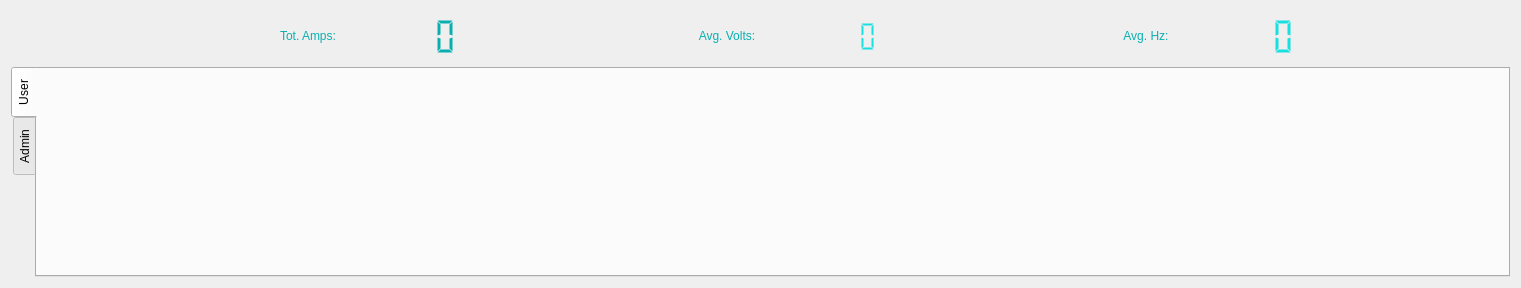
<?xml version="1.0" encoding="UTF-8"?>
<ui version="4.0">
 <class>pwr</class>
 <widget class="QWidget" name="pwr">
  <property name="geometry">
   <rect>
    <x>0</x>
    <y>0</y>
    <width>1521</width>
    <height>288</height>
   </rect>
  </property>
  <property name="windowTitle">
   <string>pwrGUI</string>
  </property>
  <property name="windowIcon">
   <iconset resource="../../resources/magaox.qrc">
    <normaloff>:/icons/power-plug.png</normaloff>:/icons/power-plug.png</iconset>
  </property>
  <layout class="QGridLayout" name="gridLayout">
   <item row="1" column="0">
    <layout class="QVBoxLayout" name="verticalLayout" stretch="2,8">
     <item>
      <layout class="QHBoxLayout" name="layoutValues" stretch="0,100,100,100">
       <item>
        <spacer name="horizontalSpacer">
         <property name="orientation">
          <enum>Qt::Horizontal</enum>
         </property>
         <property name="sizeType">
          <enum>QSizePolicy::Fixed</enum>
         </property>
         <property name="sizeHint" stdset="0">
          <size>
           <width>40</width>
           <height>20</height>
          </size>
         </property>
        </spacer>
       </item>
       <item>
        <layout class="QHBoxLayout" name="layoutAmps" stretch="1,2">
         <item>
          <widget class="QLabel" name="labelCurrent">
           <property name="sizePolicy">
            <sizepolicy hsizetype="Preferred" vsizetype="Maximum">
             <horstretch>0</horstretch>
             <verstretch>0</verstretch>
            </sizepolicy>
           </property>
           <property name="maximumSize">
            <size>
             <width>100</width>
             <height>50</height>
            </size>
           </property>
           <property name="palette">
            <palette>
             <active>
              <colorrole role="WindowText">
               <brush brushstyle="SolidPattern">
                <color alpha="255">
                 <red>9</red>
                 <green>175</green>
                 <blue>175</blue>
                </color>
               </brush>
              </colorrole>
             </active>
             <inactive>
              <colorrole role="WindowText">
               <brush brushstyle="SolidPattern">
                <color alpha="255">
                 <red>9</red>
                 <green>175</green>
                 <blue>175</blue>
                </color>
               </brush>
              </colorrole>
             </inactive>
             <disabled>
              <colorrole role="WindowText">
               <brush brushstyle="SolidPattern">
                <color alpha="255">
                 <red>96</red>
                 <green>95</green>
                 <blue>94</blue>
                </color>
               </brush>
              </colorrole>
             </disabled>
            </palette>
           </property>
           <property name="text">
            <string>Tot. Amps:</string>
           </property>
           <property name="alignment">
            <set>Qt::AlignCenter</set>
           </property>
          </widget>
         </item>
         <item>
          <widget class="QLCDNumber" name="totalCurrent">
           <property name="sizePolicy">
            <sizepolicy hsizetype="Minimum" vsizetype="Maximum">
             <horstretch>0</horstretch>
             <verstretch>0</verstretch>
            </sizepolicy>
           </property>
           <property name="minimumSize">
            <size>
             <width>0</width>
             <height>50</height>
            </size>
           </property>
           <property name="maximumSize">
            <size>
             <width>100</width>
             <height>50</height>
            </size>
           </property>
           <property name="palette">
            <palette>
             <active>
              <colorrole role="WindowText">
               <brush brushstyle="SolidPattern">
                <color alpha="255">
                 <red>9</red>
                 <green>175</green>
                 <blue>175</blue>
                </color>
               </brush>
              </colorrole>
              <colorrole role="Button">
               <brush brushstyle="SolidPattern">
                <color alpha="0">
                 <red>64</red>
                 <green>63</green>
                 <blue>62</blue>
                </color>
               </brush>
              </colorrole>
              <colorrole role="Light">
               <brush brushstyle="SolidPattern">
                <color alpha="0">
                 <red>4</red>
                 <green>3</green>
                 <blue>3</blue>
                </color>
               </brush>
              </colorrole>
              <colorrole role="Midlight">
               <brush brushstyle="SolidPattern">
                <color alpha="0">
                 <red>61</red>
                 <green>60</green>
                 <blue>60</blue>
                </color>
               </brush>
              </colorrole>
              <colorrole role="Dark">
               <brush brushstyle="SolidPattern">
                <color alpha="0">
                 <red>28</red>
                 <green>25</green>
                 <blue>16</blue>
                </color>
               </brush>
              </colorrole>
              <colorrole role="Text">
               <brush brushstyle="SolidPattern">
                <color alpha="255">
                 <red>212</red>
                 <green>210</green>
                 <blue>207</blue>
                </color>
               </brush>
              </colorrole>
              <colorrole role="ButtonText">
               <brush brushstyle="SolidPattern">
                <color alpha="255">
                 <red>232</red>
                 <green>230</green>
                 <blue>227</blue>
                </color>
               </brush>
              </colorrole>
              <colorrole role="Base">
               <brush brushstyle="SolidPattern">
                <color alpha="255">
                 <red>32</red>
                 <green>31</green>
                 <blue>31</blue>
                </color>
               </brush>
              </colorrole>
              <colorrole role="Window">
               <brush brushstyle="SolidPattern">
                <color alpha="0">
                 <red>30</red>
                 <green>29</green>
                 <blue>29</blue>
                </color>
               </brush>
              </colorrole>
              <colorrole role="PlaceholderText">
               <brush brushstyle="NoBrush">
                <color alpha="128">
                 <red>212</red>
                 <green>210</green>
                 <blue>207</blue>
                </color>
               </brush>
              </colorrole>
             </active>
             <inactive>
              <colorrole role="WindowText">
               <brush brushstyle="SolidPattern">
                <color alpha="255">
                 <red>9</red>
                 <green>175</green>
                 <blue>175</blue>
                </color>
               </brush>
              </colorrole>
              <colorrole role="Button">
               <brush brushstyle="SolidPattern">
                <color alpha="0">
                 <red>64</red>
                 <green>63</green>
                 <blue>62</blue>
                </color>
               </brush>
              </colorrole>
              <colorrole role="Light">
               <brush brushstyle="SolidPattern">
                <color alpha="0">
                 <red>4</red>
                 <green>3</green>
                 <blue>3</blue>
                </color>
               </brush>
              </colorrole>
              <colorrole role="Midlight">
               <brush brushstyle="SolidPattern">
                <color alpha="0">
                 <red>61</red>
                 <green>60</green>
                 <blue>60</blue>
                </color>
               </brush>
              </colorrole>
              <colorrole role="Dark">
               <brush brushstyle="SolidPattern">
                <color alpha="0">
                 <red>28</red>
                 <green>25</green>
                 <blue>16</blue>
                </color>
               </brush>
              </colorrole>
              <colorrole role="Text">
               <brush brushstyle="SolidPattern">
                <color alpha="255">
                 <red>212</red>
                 <green>210</green>
                 <blue>207</blue>
                </color>
               </brush>
              </colorrole>
              <colorrole role="ButtonText">
               <brush brushstyle="SolidPattern">
                <color alpha="255">
                 <red>232</red>
                 <green>230</green>
                 <blue>227</blue>
                </color>
               </brush>
              </colorrole>
              <colorrole role="Base">
               <brush brushstyle="SolidPattern">
                <color alpha="255">
                 <red>32</red>
                 <green>31</green>
                 <blue>31</blue>
                </color>
               </brush>
              </colorrole>
              <colorrole role="Window">
               <brush brushstyle="SolidPattern">
                <color alpha="0">
                 <red>30</red>
                 <green>29</green>
                 <blue>29</blue>
                </color>
               </brush>
              </colorrole>
              <colorrole role="PlaceholderText">
               <brush brushstyle="NoBrush">
                <color alpha="128">
                 <red>212</red>
                 <green>210</green>
                 <blue>207</blue>
                </color>
               </brush>
              </colorrole>
             </inactive>
             <disabled>
              <colorrole role="WindowText">
               <brush brushstyle="SolidPattern">
                <color alpha="0">
                 <red>28</red>
                 <green>25</green>
                 <blue>16</blue>
                </color>
               </brush>
              </colorrole>
              <colorrole role="Button">
               <brush brushstyle="SolidPattern">
                <color alpha="0">
                 <red>64</red>
                 <green>63</green>
                 <blue>62</blue>
                </color>
               </brush>
              </colorrole>
              <colorrole role="Light">
               <brush brushstyle="SolidPattern">
                <color alpha="0">
                 <red>4</red>
                 <green>3</green>
                 <blue>3</blue>
                </color>
               </brush>
              </colorrole>
              <colorrole role="Midlight">
               <brush brushstyle="SolidPattern">
                <color alpha="0">
                 <red>61</red>
                 <green>60</green>
                 <blue>60</blue>
                </color>
               </brush>
              </colorrole>
              <colorrole role="Dark">
               <brush brushstyle="SolidPattern">
                <color alpha="0">
                 <red>28</red>
                 <green>25</green>
                 <blue>16</blue>
                </color>
               </brush>
              </colorrole>
              <colorrole role="Text">
               <brush brushstyle="SolidPattern">
                <color alpha="0">
                 <red>28</red>
                 <green>25</green>
                 <blue>16</blue>
                </color>
               </brush>
              </colorrole>
              <colorrole role="ButtonText">
               <brush brushstyle="SolidPattern">
                <color alpha="0">
                 <red>28</red>
                 <green>25</green>
                 <blue>16</blue>
                </color>
               </brush>
              </colorrole>
              <colorrole role="Base">
               <brush brushstyle="SolidPattern">
                <color alpha="0">
                 <red>30</red>
                 <green>29</green>
                 <blue>29</blue>
                </color>
               </brush>
              </colorrole>
              <colorrole role="Window">
               <brush brushstyle="SolidPattern">
                <color alpha="0">
                 <red>30</red>
                 <green>29</green>
                 <blue>29</blue>
                </color>
               </brush>
              </colorrole>
              <colorrole role="PlaceholderText">
               <brush brushstyle="NoBrush">
                <color alpha="128">
                 <red>212</red>
                 <green>210</green>
                 <blue>207</blue>
                </color>
               </brush>
              </colorrole>
             </disabled>
            </palette>
           </property>
           <property name="smallDecimalPoint">
            <bool>true</bool>
           </property>
           <property name="digitCount">
            <number>4</number>
           </property>
           <property name="segmentStyle">
            <enum>QLCDNumber::Filled</enum>
           </property>
           <property name="value" stdset="0">
            <double>0.000000000000000</double>
           </property>
           <property name="intValue" stdset="0">
            <number>0</number>
           </property>
          </widget>
         </item>
        </layout>
       </item>
       <item>
        <layout class="QHBoxLayout" name="layoutVolts" stretch="1,2">
         <item>
          <widget class="QLabel" name="labelVoltage">
           <property name="sizePolicy">
            <sizepolicy hsizetype="Preferred" vsizetype="Maximum">
             <horstretch>0</horstretch>
             <verstretch>0</verstretch>
            </sizepolicy>
           </property>
           <property name="maximumSize">
            <size>
             <width>100</width>
             <height>50</height>
            </size>
           </property>
           <property name="palette">
            <palette>
             <active>
              <colorrole role="WindowText">
               <brush brushstyle="SolidPattern">
                <color alpha="255">
                 <red>9</red>
                 <green>175</green>
                 <blue>175</blue>
                </color>
               </brush>
              </colorrole>
             </active>
             <inactive>
              <colorrole role="WindowText">
               <brush brushstyle="SolidPattern">
                <color alpha="255">
                 <red>9</red>
                 <green>175</green>
                 <blue>175</blue>
                </color>
               </brush>
              </colorrole>
             </inactive>
             <disabled>
              <colorrole role="WindowText">
               <brush brushstyle="SolidPattern">
                <color alpha="255">
                 <red>96</red>
                 <green>95</green>
                 <blue>94</blue>
                </color>
               </brush>
              </colorrole>
             </disabled>
            </palette>
           </property>
           <property name="text">
            <string>Avg. Volts:</string>
           </property>
           <property name="alignment">
            <set>Qt::AlignCenter</set>
           </property>
          </widget>
         </item>
         <item>
          <widget class="QLCDNumber" name="averageVoltage">
           <property name="sizePolicy">
            <sizepolicy hsizetype="Minimum" vsizetype="Maximum">
             <horstretch>0</horstretch>
             <verstretch>0</verstretch>
            </sizepolicy>
           </property>
           <property name="minimumSize">
            <size>
             <width>0</width>
             <height>50</height>
            </size>
           </property>
           <property name="maximumSize">
            <size>
             <width>100</width>
             <height>50</height>
            </size>
           </property>
           <property name="palette">
            <palette>
             <active>
              <colorrole role="WindowText">
               <brush brushstyle="SolidPattern">
                <color alpha="255">
                 <red>24</red>
                 <green>224</green>
                 <blue>224</blue>
                </color>
               </brush>
              </colorrole>
              <colorrole role="Button">
               <brush brushstyle="SolidPattern">
                <color alpha="0">
                 <red>64</red>
                 <green>63</green>
                 <blue>62</blue>
                </color>
               </brush>
              </colorrole>
              <colorrole role="Light">
               <brush brushstyle="SolidPattern">
                <color alpha="0">
                 <red>4</red>
                 <green>3</green>
                 <blue>3</blue>
                </color>
               </brush>
              </colorrole>
              <colorrole role="Midlight">
               <brush brushstyle="SolidPattern">
                <color alpha="0">
                 <red>61</red>
                 <green>60</green>
                 <blue>60</blue>
                </color>
               </brush>
              </colorrole>
              <colorrole role="Dark">
               <brush brushstyle="SolidPattern">
                <color alpha="0">
                 <red>28</red>
                 <green>25</green>
                 <blue>16</blue>
                </color>
               </brush>
              </colorrole>
              <colorrole role="Text">
               <brush brushstyle="SolidPattern">
                <color alpha="255">
                 <red>212</red>
                 <green>210</green>
                 <blue>207</blue>
                </color>
               </brush>
              </colorrole>
              <colorrole role="ButtonText">
               <brush brushstyle="SolidPattern">
                <color alpha="255">
                 <red>232</red>
                 <green>230</green>
                 <blue>227</blue>
                </color>
               </brush>
              </colorrole>
              <colorrole role="Base">
               <brush brushstyle="SolidPattern">
                <color alpha="255">
                 <red>32</red>
                 <green>31</green>
                 <blue>31</blue>
                </color>
               </brush>
              </colorrole>
              <colorrole role="Window">
               <brush brushstyle="SolidPattern">
                <color alpha="0">
                 <red>30</red>
                 <green>29</green>
                 <blue>29</blue>
                </color>
               </brush>
              </colorrole>
              <colorrole role="PlaceholderText">
               <brush brushstyle="NoBrush">
                <color alpha="128">
                 <red>212</red>
                 <green>210</green>
                 <blue>207</blue>
                </color>
               </brush>
              </colorrole>
             </active>
             <inactive>
              <colorrole role="WindowText">
               <brush brushstyle="SolidPattern">
                <color alpha="255">
                 <red>24</red>
                 <green>224</green>
                 <blue>224</blue>
                </color>
               </brush>
              </colorrole>
              <colorrole role="Button">
               <brush brushstyle="SolidPattern">
                <color alpha="0">
                 <red>64</red>
                 <green>63</green>
                 <blue>62</blue>
                </color>
               </brush>
              </colorrole>
              <colorrole role="Light">
               <brush brushstyle="SolidPattern">
                <color alpha="0">
                 <red>4</red>
                 <green>3</green>
                 <blue>3</blue>
                </color>
               </brush>
              </colorrole>
              <colorrole role="Midlight">
               <brush brushstyle="SolidPattern">
                <color alpha="0">
                 <red>61</red>
                 <green>60</green>
                 <blue>60</blue>
                </color>
               </brush>
              </colorrole>
              <colorrole role="Dark">
               <brush brushstyle="SolidPattern">
                <color alpha="0">
                 <red>28</red>
                 <green>25</green>
                 <blue>16</blue>
                </color>
               </brush>
              </colorrole>
              <colorrole role="Text">
               <brush brushstyle="SolidPattern">
                <color alpha="255">
                 <red>212</red>
                 <green>210</green>
                 <blue>207</blue>
                </color>
               </brush>
              </colorrole>
              <colorrole role="ButtonText">
               <brush brushstyle="SolidPattern">
                <color alpha="255">
                 <red>232</red>
                 <green>230</green>
                 <blue>227</blue>
                </color>
               </brush>
              </colorrole>
              <colorrole role="Base">
               <brush brushstyle="SolidPattern">
                <color alpha="255">
                 <red>32</red>
                 <green>31</green>
                 <blue>31</blue>
                </color>
               </brush>
              </colorrole>
              <colorrole role="Window">
               <brush brushstyle="SolidPattern">
                <color alpha="0">
                 <red>30</red>
                 <green>29</green>
                 <blue>29</blue>
                </color>
               </brush>
              </colorrole>
              <colorrole role="PlaceholderText">
               <brush brushstyle="NoBrush">
                <color alpha="128">
                 <red>212</red>
                 <green>210</green>
                 <blue>207</blue>
                </color>
               </brush>
              </colorrole>
             </inactive>
             <disabled>
              <colorrole role="WindowText">
               <brush brushstyle="SolidPattern">
                <color alpha="0">
                 <red>28</red>
                 <green>25</green>
                 <blue>16</blue>
                </color>
               </brush>
              </colorrole>
              <colorrole role="Button">
               <brush brushstyle="SolidPattern">
                <color alpha="0">
                 <red>64</red>
                 <green>63</green>
                 <blue>62</blue>
                </color>
               </brush>
              </colorrole>
              <colorrole role="Light">
               <brush brushstyle="SolidPattern">
                <color alpha="0">
                 <red>4</red>
                 <green>3</green>
                 <blue>3</blue>
                </color>
               </brush>
              </colorrole>
              <colorrole role="Midlight">
               <brush brushstyle="SolidPattern">
                <color alpha="0">
                 <red>61</red>
                 <green>60</green>
                 <blue>60</blue>
                </color>
               </brush>
              </colorrole>
              <colorrole role="Dark">
               <brush brushstyle="SolidPattern">
                <color alpha="0">
                 <red>28</red>
                 <green>25</green>
                 <blue>16</blue>
                </color>
               </brush>
              </colorrole>
              <colorrole role="Text">
               <brush brushstyle="SolidPattern">
                <color alpha="0">
                 <red>28</red>
                 <green>25</green>
                 <blue>16</blue>
                </color>
               </brush>
              </colorrole>
              <colorrole role="ButtonText">
               <brush brushstyle="SolidPattern">
                <color alpha="0">
                 <red>28</red>
                 <green>25</green>
                 <blue>16</blue>
                </color>
               </brush>
              </colorrole>
              <colorrole role="Base">
               <brush brushstyle="SolidPattern">
                <color alpha="0">
                 <red>30</red>
                 <green>29</green>
                 <blue>29</blue>
                </color>
               </brush>
              </colorrole>
              <colorrole role="Window">
               <brush brushstyle="SolidPattern">
                <color alpha="0">
                 <red>30</red>
                 <green>29</green>
                 <blue>29</blue>
                </color>
               </brush>
              </colorrole>
              <colorrole role="PlaceholderText">
               <brush brushstyle="NoBrush">
                <color alpha="128">
                 <red>212</red>
                 <green>210</green>
                 <blue>207</blue>
                </color>
               </brush>
              </colorrole>
             </disabled>
            </palette>
           </property>
           <property name="smallDecimalPoint">
            <bool>true</bool>
           </property>
           <property name="digitCount">
            <number>5</number>
           </property>
           <property name="segmentStyle">
            <enum>QLCDNumber::Filled</enum>
           </property>
           <property name="value" stdset="0">
            <double>0.000000000000000</double>
           </property>
          </widget>
         </item>
        </layout>
       </item>
       <item>
        <layout class="QHBoxLayout" name="layoutHz" stretch="1,2">
         <item>
          <widget class="QLabel" name="labelFreq">
           <property name="sizePolicy">
            <sizepolicy hsizetype="Preferred" vsizetype="Maximum">
             <horstretch>0</horstretch>
             <verstretch>0</verstretch>
            </sizepolicy>
           </property>
           <property name="maximumSize">
            <size>
             <width>100</width>
             <height>50</height>
            </size>
           </property>
           <property name="palette">
            <palette>
             <active>
              <colorrole role="WindowText">
               <brush brushstyle="SolidPattern">
                <color alpha="255">
                 <red>9</red>
                 <green>175</green>
                 <blue>175</blue>
                </color>
               </brush>
              </colorrole>
             </active>
             <inactive>
              <colorrole role="WindowText">
               <brush brushstyle="SolidPattern">
                <color alpha="255">
                 <red>9</red>
                 <green>175</green>
                 <blue>175</blue>
                </color>
               </brush>
              </colorrole>
             </inactive>
             <disabled>
              <colorrole role="WindowText">
               <brush brushstyle="SolidPattern">
                <color alpha="255">
                 <red>96</red>
                 <green>95</green>
                 <blue>94</blue>
                </color>
               </brush>
              </colorrole>
             </disabled>
            </palette>
           </property>
           <property name="text">
            <string>Avg. Hz:</string>
           </property>
           <property name="alignment">
            <set>Qt::AlignCenter</set>
           </property>
          </widget>
         </item>
         <item>
          <widget class="QLCDNumber" name="averageFrequency">
           <property name="sizePolicy">
            <sizepolicy hsizetype="Minimum" vsizetype="Maximum">
             <horstretch>1</horstretch>
             <verstretch>0</verstretch>
            </sizepolicy>
           </property>
           <property name="minimumSize">
            <size>
             <width>0</width>
             <height>50</height>
            </size>
           </property>
           <property name="maximumSize">
            <size>
             <width>100</width>
             <height>50</height>
            </size>
           </property>
           <property name="palette">
            <palette>
             <active>
              <colorrole role="WindowText">
               <brush brushstyle="SolidPattern">
                <color alpha="255">
                 <red>24</red>
                 <green>224</green>
                 <blue>224</blue>
                </color>
               </brush>
              </colorrole>
              <colorrole role="Button">
               <brush brushstyle="SolidPattern">
                <color alpha="0">
                 <red>64</red>
                 <green>63</green>
                 <blue>62</blue>
                </color>
               </brush>
              </colorrole>
              <colorrole role="Light">
               <brush brushstyle="SolidPattern">
                <color alpha="0">
                 <red>4</red>
                 <green>3</green>
                 <blue>3</blue>
                </color>
               </brush>
              </colorrole>
              <colorrole role="Midlight">
               <brush brushstyle="SolidPattern">
                <color alpha="0">
                 <red>61</red>
                 <green>60</green>
                 <blue>60</blue>
                </color>
               </brush>
              </colorrole>
              <colorrole role="Dark">
               <brush brushstyle="SolidPattern">
                <color alpha="0">
                 <red>28</red>
                 <green>25</green>
                 <blue>16</blue>
                </color>
               </brush>
              </colorrole>
              <colorrole role="Text">
               <brush brushstyle="SolidPattern">
                <color alpha="255">
                 <red>212</red>
                 <green>210</green>
                 <blue>207</blue>
                </color>
               </brush>
              </colorrole>
              <colorrole role="ButtonText">
               <brush brushstyle="SolidPattern">
                <color alpha="255">
                 <red>232</red>
                 <green>230</green>
                 <blue>227</blue>
                </color>
               </brush>
              </colorrole>
              <colorrole role="Base">
               <brush brushstyle="SolidPattern">
                <color alpha="255">
                 <red>32</red>
                 <green>31</green>
                 <blue>31</blue>
                </color>
               </brush>
              </colorrole>
              <colorrole role="Window">
               <brush brushstyle="SolidPattern">
                <color alpha="0">
                 <red>30</red>
                 <green>29</green>
                 <blue>29</blue>
                </color>
               </brush>
              </colorrole>
              <colorrole role="PlaceholderText">
               <brush brushstyle="NoBrush">
                <color alpha="128">
                 <red>212</red>
                 <green>210</green>
                 <blue>207</blue>
                </color>
               </brush>
              </colorrole>
             </active>
             <inactive>
              <colorrole role="WindowText">
               <brush brushstyle="SolidPattern">
                <color alpha="255">
                 <red>24</red>
                 <green>224</green>
                 <blue>224</blue>
                </color>
               </brush>
              </colorrole>
              <colorrole role="Button">
               <brush brushstyle="SolidPattern">
                <color alpha="0">
                 <red>64</red>
                 <green>63</green>
                 <blue>62</blue>
                </color>
               </brush>
              </colorrole>
              <colorrole role="Light">
               <brush brushstyle="SolidPattern">
                <color alpha="0">
                 <red>4</red>
                 <green>3</green>
                 <blue>3</blue>
                </color>
               </brush>
              </colorrole>
              <colorrole role="Midlight">
               <brush brushstyle="SolidPattern">
                <color alpha="0">
                 <red>61</red>
                 <green>60</green>
                 <blue>60</blue>
                </color>
               </brush>
              </colorrole>
              <colorrole role="Dark">
               <brush brushstyle="SolidPattern">
                <color alpha="0">
                 <red>28</red>
                 <green>25</green>
                 <blue>16</blue>
                </color>
               </brush>
              </colorrole>
              <colorrole role="Text">
               <brush brushstyle="SolidPattern">
                <color alpha="255">
                 <red>212</red>
                 <green>210</green>
                 <blue>207</blue>
                </color>
               </brush>
              </colorrole>
              <colorrole role="ButtonText">
               <brush brushstyle="SolidPattern">
                <color alpha="255">
                 <red>232</red>
                 <green>230</green>
                 <blue>227</blue>
                </color>
               </brush>
              </colorrole>
              <colorrole role="Base">
               <brush brushstyle="SolidPattern">
                <color alpha="255">
                 <red>32</red>
                 <green>31</green>
                 <blue>31</blue>
                </color>
               </brush>
              </colorrole>
              <colorrole role="Window">
               <brush brushstyle="SolidPattern">
                <color alpha="0">
                 <red>30</red>
                 <green>29</green>
                 <blue>29</blue>
                </color>
               </brush>
              </colorrole>
              <colorrole role="PlaceholderText">
               <brush brushstyle="NoBrush">
                <color alpha="128">
                 <red>212</red>
                 <green>210</green>
                 <blue>207</blue>
                </color>
               </brush>
              </colorrole>
             </inactive>
             <disabled>
              <colorrole role="WindowText">
               <brush brushstyle="SolidPattern">
                <color alpha="0">
                 <red>28</red>
                 <green>25</green>
                 <blue>16</blue>
                </color>
               </brush>
              </colorrole>
              <colorrole role="Button">
               <brush brushstyle="SolidPattern">
                <color alpha="0">
                 <red>64</red>
                 <green>63</green>
                 <blue>62</blue>
                </color>
               </brush>
              </colorrole>
              <colorrole role="Light">
               <brush brushstyle="SolidPattern">
                <color alpha="0">
                 <red>4</red>
                 <green>3</green>
                 <blue>3</blue>
                </color>
               </brush>
              </colorrole>
              <colorrole role="Midlight">
               <brush brushstyle="SolidPattern">
                <color alpha="0">
                 <red>61</red>
                 <green>60</green>
                 <blue>60</blue>
                </color>
               </brush>
              </colorrole>
              <colorrole role="Dark">
               <brush brushstyle="SolidPattern">
                <color alpha="0">
                 <red>28</red>
                 <green>25</green>
                 <blue>16</blue>
                </color>
               </brush>
              </colorrole>
              <colorrole role="Text">
               <brush brushstyle="SolidPattern">
                <color alpha="0">
                 <red>28</red>
                 <green>25</green>
                 <blue>16</blue>
                </color>
               </brush>
              </colorrole>
              <colorrole role="ButtonText">
               <brush brushstyle="SolidPattern">
                <color alpha="0">
                 <red>28</red>
                 <green>25</green>
                 <blue>16</blue>
                </color>
               </brush>
              </colorrole>
              <colorrole role="Base">
               <brush brushstyle="SolidPattern">
                <color alpha="0">
                 <red>30</red>
                 <green>29</green>
                 <blue>29</blue>
                </color>
               </brush>
              </colorrole>
              <colorrole role="Window">
               <brush brushstyle="SolidPattern">
                <color alpha="0">
                 <red>30</red>
                 <green>29</green>
                 <blue>29</blue>
                </color>
               </brush>
              </colorrole>
              <colorrole role="PlaceholderText">
               <brush brushstyle="NoBrush">
                <color alpha="128">
                 <red>212</red>
                 <green>210</green>
                 <blue>207</blue>
                </color>
               </brush>
              </colorrole>
             </disabled>
            </palette>
           </property>
           <property name="smallDecimalPoint">
            <bool>true</bool>
           </property>
           <property name="digitCount">
            <number>4</number>
           </property>
           <property name="segmentStyle">
            <enum>QLCDNumber::Filled</enum>
           </property>
           <property name="value" stdset="0">
            <double>0.000000000000000</double>
           </property>
           <property name="intValue" stdset="0">
            <number>0</number>
           </property>
          </widget>
         </item>
        </layout>
       </item>
      </layout>
     </item>
     <item>
      <widget class="QTabWidget" name="tabWidget">
       <property name="tabPosition">
        <enum>QTabWidget::West</enum>
       </property>
       <property name="currentIndex">
        <number>0</number>
       </property>
       <widget class="QWidget" name="tabUser">
        <attribute name="title">
         <string>User</string>
        </attribute>
        <layout class="QGridLayout" name="gridLayout_2">
         <item row="0" column="0">
          <layout class="QGridLayout" name="switchGrid" rowstretch="0" columnstretch="0">
           <property name="sizeConstraint">
            <enum>QLayout::SetDefaultConstraint</enum>
           </property>
           <property name="rightMargin">
            <number>6</number>
           </property>
          </layout>
         </item>
         <item row="1" column="0">
          <spacer name="verticalSpacer_2">
           <property name="orientation">
            <enum>Qt::Vertical</enum>
           </property>
           <property name="sizeHint" stdset="0">
            <size>
             <width>20</width>
             <height>40</height>
            </size>
           </property>
          </spacer>
         </item>
        </layout>
       </widget>
       <widget class="QWidget" name="tabAdmin">
        <property name="styleSheet">
         <string notr="true"/>
        </property>
        <attribute name="title">
         <string>Admin</string>
        </attribute>
        <layout class="QGridLayout" name="gridLayout_3" rowstretch="0,0">
         <item row="0" column="0">
          <layout class="QGridLayout" name="switchGridAdmin"/>
         </item>
         <item row="1" column="0">
          <spacer name="verticalSpacer">
           <property name="orientation">
            <enum>Qt::Vertical</enum>
           </property>
           <property name="sizeHint" stdset="0">
            <size>
             <width>20</width>
             <height>40</height>
            </size>
           </property>
          </spacer>
         </item>
        </layout>
       </widget>
      </widget>
     </item>
    </layout>
   </item>
  </layout>
 </widget>
 <resources>
  <include location="../../resources/magaox.qrc"/>
 </resources>
 <connections/>
</ui>
